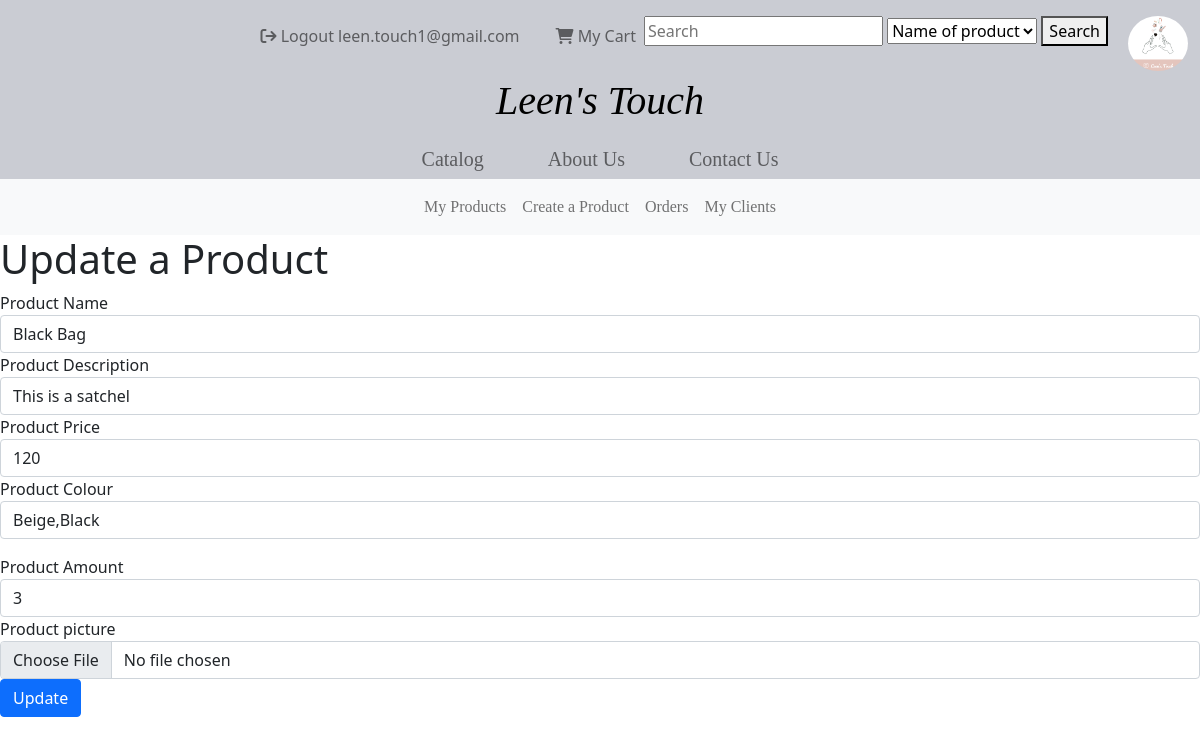
Before: /AdminProducts/update/1234 (signed in) with the older database file.
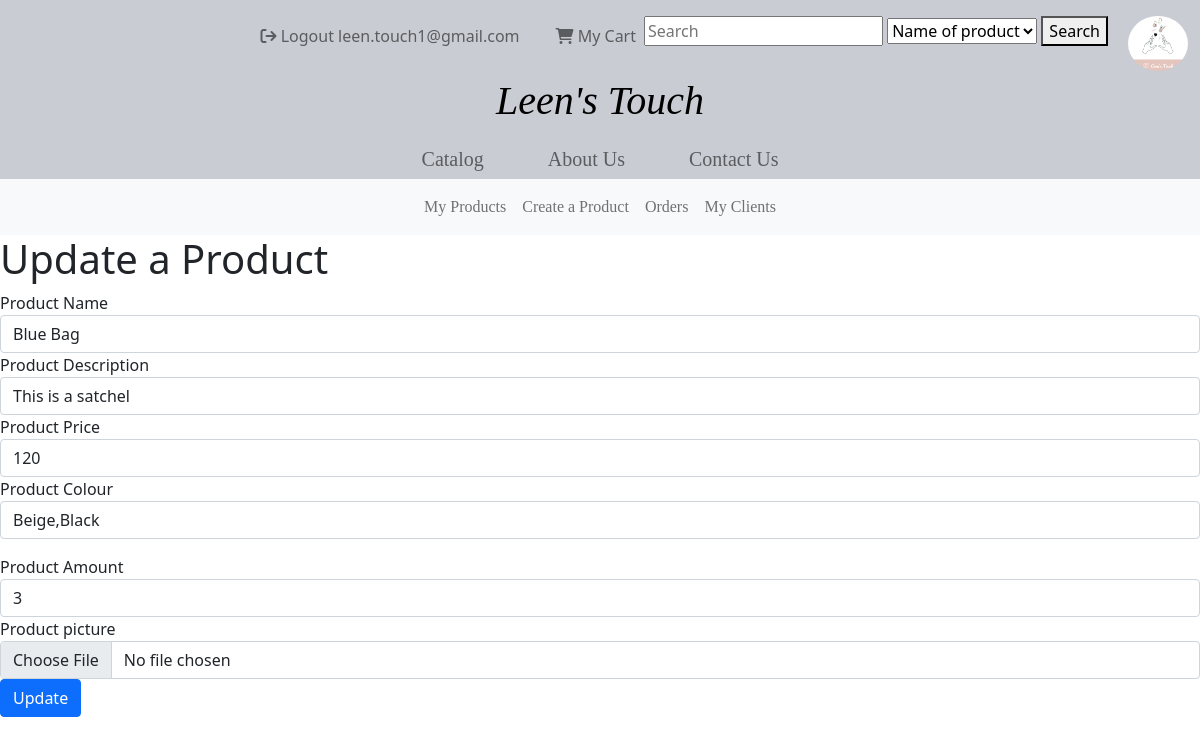
After: the same page with the newer database file.
### tables this page shows
CREATE TABLE `products` (
  `upc` int(13) NOT NULL,
  `product_name` varchar(50) NOT NULL,
  `product_type` varchar(25) NOT NULL,
  `description` varchar(500) NOT NULL,
  `price` double NOT NULL,
  `image` varchar(100) NOT NULL,
  `colour` varchar(15) NOT NULL,
  `quantity` int(2) NOT NULL,
  `fulfill_time` int(2) NOT NULL
);

### app/core/app.php (called while the page is built, shortened)
<?php
    class App{
        protected $currentMethod = 'index';
        public function __construct()
        {
            $url = $this->parseURL();
            if(file_exists('../app/controllers/'.$url[0].'.php')){
                unset($url[0]);
            }
            $this->currentController = new $this->currentController;
            if(isset($url[1])){
                if(method_exists($this->currentController, $url[1])){
                    $this->currentMethod = $url[1];
                    unset($url[1]);
                }
            }
            $this->params = $url ? array_values($url) : [];
            call_user_func_array([$this->currentController, $this->currentMethod], $this->params);
        }
        public function parseURL(){
            if(isset($_GET['url'])){
                $url = rtrim($_GET['url'], '/');
                $url = filter_var($url, FILTER_SANITIZE_URL);
                $url = explode('/',$url);
                return $url;
            }
        }
    }

### public/index.php (called while the page is built, shortened)
<?php
    $init = new App;
?>

### app/core/Model.php (called while the page is built, shortened)
<?php
class Model
{
    private $host = DB_HOST;
    private $user = DB_USER;
    private $pass = DB_PASS;
    private $dbname = DB_NAME;
    private $dbh;
    private $stmt;
    public function __construct()
    {
        $dsn = 'mysql:host=' . $this->host . ';dbname=' . $this->dbname;
        $options = array(
            PDO::ATTR_PERSISTENT => true,
            PDO::ATTR_ERRMODE => PDO::ERRMODE_EXCEPTION
        );
        try {
            $this->dbh = new PDO($dsn, $this->user, $this->pass, $options);
        } catch (PDOException $e) {
            $this->error = $e->getMessage();
            echo $this->error;
        }
    }
    public function query($sql)
    {
        $this->stmt = $this->dbh->prepare($sql);
    }
    public function bind($param, $value, $type = null)
    {
        if (is_null($type)) {
            switch (true) {
                default:
                    $type = PDO::PARAM_STR;
            }
        }
        $this->stmt->bindValue($param, $value, $type);
    }
    public function execute()
    {
        return $this->stmt->execute();
    }
    public function getSingle(){
        $this->execute();
        return $this->stmt->fetch(PDO::FETCH_OBJ);
    }
}

### app/models/productsModel.php (called while the page is built, shortened)
<?php
    Class productsModel{
        public function __construct(){
            $this->db = new Model;
        }
        public function getProduct($upc){
            $this->db->query("SELECT * FROM products WHERE upc = :upc");
            $this->db->bind(':upc',$upc);
            return $this->db->getSingle();
        }
    }
?>

### app/views/AdminProducts/updateProduct.php (the view, shortened to what this page needs)
<?php require APPROOT . '/views/includes/header.php';
?>
<nav class="navbar navbar-expand-lg navbar-light bg-light">
  <div class="collapse navbar-collapse" id="mynavbar">
    <ul style="margin: auto; text-align: center; font-family:'Constantia-Regular';" class="navbar-nav ">
      <li class="nav-item">
        <a class="nav-link" href="/LeensTouch/AdminProducts/getProducts">My Products</a>
      </li>
      <li class="nav-item">
        <a class="nav-link" href="/LeensTouch/AdminProducts/createProduct">Create a Product</a>
      </li>
      <li class="nav-item">
        <a class="nav-link" href="/LeensTouch/Orders/getOrders">Orders</a>
      </li>
      <li class="nav-item">
        <a class="nav-link" href="/LeensTouch/Clients/viewClients">My Clients</a>
      </li>
    </ul>
  </div>
</nav>
    <h1>Update a Product</h1>
    <form action='' method='post' enctype="multipart/form-data">
    <div class="form-group">
        <label for="product_name">Product Name</label>
        <input name="product_name" type="text" class="form-control" id="product_name" value="<?php echo $data->product_name?>">
    </div><div class="form-group">
        <label for="description">Product Description</label>
        <input name="description" type="text" class="form-control" id="description" value="<?php echo $data->description?>">
    </div><div class="form-group">
        <label for="price">Product Price</label>
        <input name="price" type="text" class="form-control" id="price" value="<?php echo $data->price?>">
    </div><div class="form-group">
        <label for="colour">Product Colour</label>
        <input name="colour" type="text" class="form-control" id="colour" value="<?php echo $data->colour?>">
    </div>
    </div><div class="form-group">
        <label for="quantity">Product Amount</label>
        <input name="quantity" type="text" class="form-control" id="quantity" value="<?php echo $data->quantity?>">
    </div>
    <div class="form-group">
        <label for="image">Product picture</label>
        <input type='file' name='image' class='form-control' />
    </div>
    <button type="submit" name='update' class="btn btn-primary">Update</button>
<?php require APPROOT . '/views/includes/footer.php'; ?>

Changed rows visible on the page:
changed products "This is a satchel": product_name "Black Bag" → "Blue Bag"
